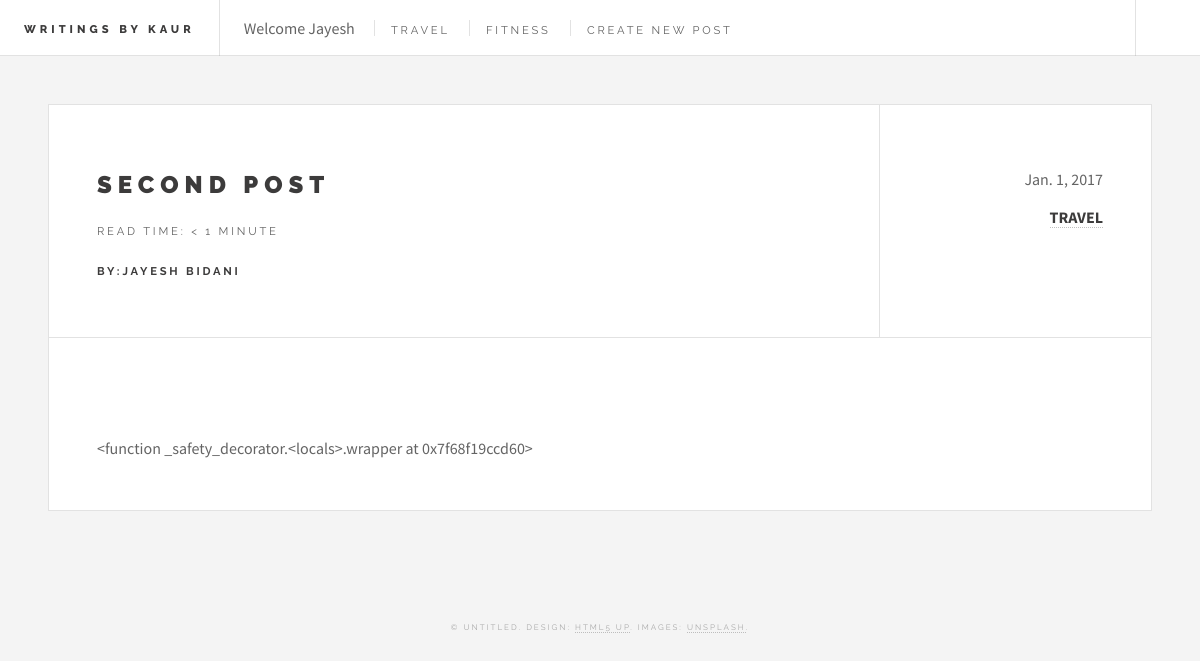
Page /second-post/ (signed in) on the committed database.
### posts/models.py (models this page shows, shortened)
class Genre(models.Model):
    id = models.AutoField(primary_key=True)
    title = models.CharField(max_length=100)
    image = models.CharField(max_length=1000)
    def __str__(self):
        return self.title

class Post(models.Model):
    user = models.ForeignKey(settings.AUTH_USER_MODEL, default=1)
    title = models.CharField(max_length=120)
    genre = models.ForeignKey(Genre)
    slug = models.SlugField(unique=True)
    image = models.CharField(max_length=1000)
    content = models.TextField()
    draft = models.CharField( max_length=5,choices=draft_choice,default='NO',)
    publish = models.DateField(auto_now=False, auto_now_add=False)
    read_time =  models.IntegerField(default=0) # models.TimeField(null=True, blank=True) #assume minutes
    updated = models.DateTimeField(auto_now=True, auto_now_add=False)
    timestamp = models.DateTimeField(auto_now=False, auto_now_add=True)
    favs = models.BooleanField(default=False, verbose_name='Favourite')
    objects = PostManager()
    class Meta:
        ordering = ["-timestamp", "-updated"]
    def get_markdown(self):
        content = self.content
        markdown_text = markdown(content)
        return mark_safe(markdown_text)
    @property
    def get_content_type(self):
        instance = self
        content_type = ContentType.objects.get_for_model(instance.__class__)
        return content_type

### posts/views.py (the view)
# urls.py: url(r'^(?P<slug>[\w-]+)/$', post_detail, name='detail'),
@login_required(login_url="/login/")
def post_detail(request, slug=None):
	instance = get_object_or_404(Post, slug=slug)
	if instance.publish > timezone.now().date() or instance.draft == 'YES':
		if not request.user.is_staff or not request.user.is_superuser:
			raise Http404
	share_string = quote_plus(instance.content)
	genre  = Genre.objects.all()
	initial_data = {
			"content_type": instance.get_content_type,
			"object_id": instance.id
	}
	context = {
		"genre":genre,
		"title": instance.title,
		"instance": instance,
		"share_string": share_string,
	}
	return render(request, "post.html", context)

### templates/post.html (shortened to what this page needs)
{% load staticfiles %}
{% load socialaccount %}
<!DOCTYPE HTML>
<html>
	<head>
		<link rel="stylesheet" href="{% static 'assets/css/main.css' %}" />
	</head>
	<body class="single">
			<div id="wrapper">
					<header id="header">
						<h1><a href="{% url 'posts:list' %}">Writings By Kaur</a></h1>
						<nav class="links">
							<ul>
								{% if request.user.is_authenticated %}
								<li>Welcome {{ request.user.first_name }} </li>
								{% else %}
								<li>Welcome Guest</li>
							{% endif %}
								{% for i in genre %}
								<li><a href="{% url 'posts:list-genre' i.title %}">{{ i }}</a></li>
								{% endfor %}
								{% if request.user.is_staff %}
								<li><a href="{% url 'posts:create' %}">Create New Post</a></li>
								{% endif %}
							</ul>
						</nav>
						<nav class="main">
							<ul>
								<li class="menu">
									<a class="fa-bars" href="#menu">Menu</a>
								</li>
							</ul>
						</nav>
					</header>
					<div id="main">
							<article class="post">
								<header>
									<div class="title">
										<h2><a href="#">{{ title }}</a></h2>
										<p>Read time: {% if instance.read_time <= 1 %} < 1 Minute {% else %}{{ instance.read_time }} minutes {% endif %}</p>
										<p>{% if instance.user.get_full_name %}<b>By:{{ instance.user.get_full_name }}</b>
{% endif %}</p>
									</div>
									<div class="meta">
										<span class="name">{% if instance.draft == 'YES' %}<span style="background-color:#ff0000;"> Draft </span>{% endif %}{{ instance.publish }}</span>
										<a href="" class="author"></a><span><a href="#"><b>{{ instance.genre.title|upper }}</b></a></span>
									</div>
								</header>
								<p><div class="post-detail-item">{{ instance.get_markdown }}</div></p>
															</article>
								</div>
					<section id="footer">
						<ul class="icons">
							<li><a href="#" class="fa-twitter"><span class="label">Twitter</span></a></li>
							<li><a href="#" class="fa-facebook"><span class="label">Facebook</span></a></li>
							<li><a href="#" class="fa-instagram"><span class="label">Instagram</span></a></li>
							<li><a href="#" class="fa-rss"><span class="label">RSS</span></a></li>
							<li><a href="#" class="fa-envelope"><span class="label">Email</span></a></li>
						</ul>
						<p class="copyright">&copy; Untitled. Design: <a href="http://html5up.net">HTML5 UP</a>. Images: <a href="http://unsplash.com">Unsplash</a>.</p>
					</section>
			</div>
	</body>
</html>

### rows in the picture
Genre: title "TRAVEL"
Genre: title "FITNESS"
Post: title "SECOND POST", user.get_full_name "JAYESH BIDANI", publish "Jan. 1, 2017", genre "TRAVEL", get_markdown "<function _safety_decorator.<locals>.wrapper at 0x7f68f19ccd60>"

### other values in the picture
{{ request.user.first_name }} "Jayesh"
